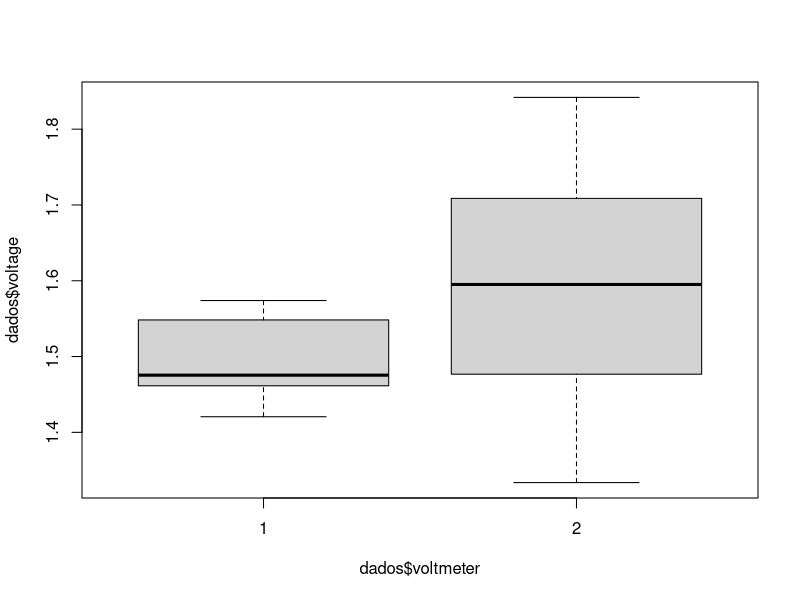
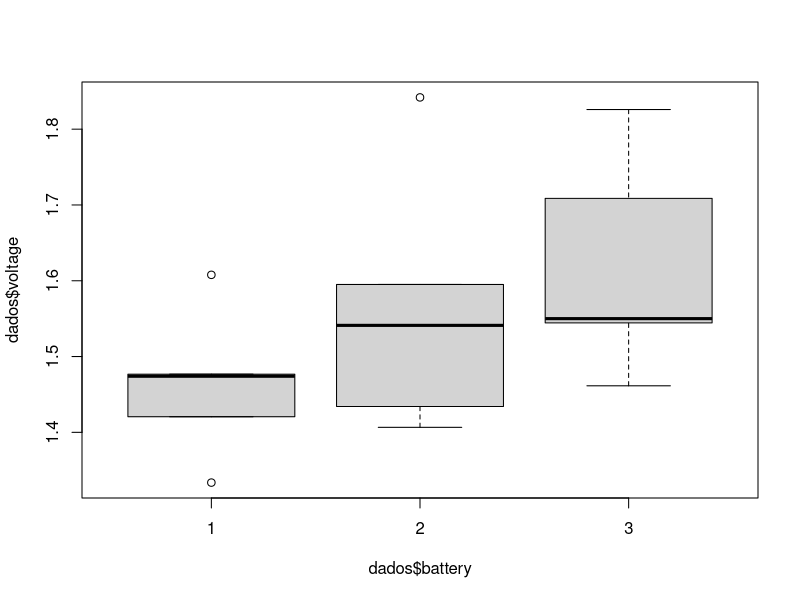

Source code (R) for these figures, in order: (Note: this script raises an error after producing the figures.)
voltmeter = factor(rep(1:2, each = 9))
battery = factor(rep(rep(1:3, each = 3),2))
run = factor(rep(1:3,6))
voltage = c(1.4727, 1.4206, 1.4754, 1.5083, 1.5739, 
            1.4341,	1.5517, 1.5483, 1.4614, 1.3337, 
            1.6078, 1.4767,	1.4066, 1.5951, 1.8419,
            1.7087, 1.8259, 1.5444)
dados = data.frame(voltmeter = voltmeter, battery = battery, run = run, voltage = voltage)

shapiro.test(voltage)
sd(voltage)
mean(voltage)

dados.split.voltmeter = split(dados, f = voltmeter)
dados.split.battery = split(dados, f = battery)

summary(dados.split.voltmeter$`1`)
summary(dados.split.voltmeter$`2`)

summary(dados.split.battery$`1`)
summary(dados.split.battery$`2`)
summary(dados.split.battery$`3`)

sd.voltmeter = c(sd(dados.split.voltmeter$`1`$voltage),sd(dados.split.voltmeter$`2`$voltage))
sd.battery = c(sd(dados.split.battery$`1`$voltage),sd(dados.split.battery$`2`$voltage),sd(dados.split.battery$`3`$voltage))
sd.voltmeter
sd.battery

boxplot(dados$voltage ~ dados$voltmeter)
boxplot(dados$voltage ~ dados$battery)

anova(lm(voltage ~ battery + voltmeter + battery * voltmeter,
         data = dados))

my.rr <- ss.rr(var = voltage, part = battery, appr = voltmeter, data = dados, main = "Six Sigma Gage R&R Measure", sub = "Batteries Project MSA")

#######################

dados2 = ss.data.pastries

my.rr2 <- ss.rr(var = comp, part = batch, appr = lab, data = dados2, main = "Six Sigma Gage R&R Measure", sub = "bakery")
dados2.split = split(dados2, f = dados2$batch)
